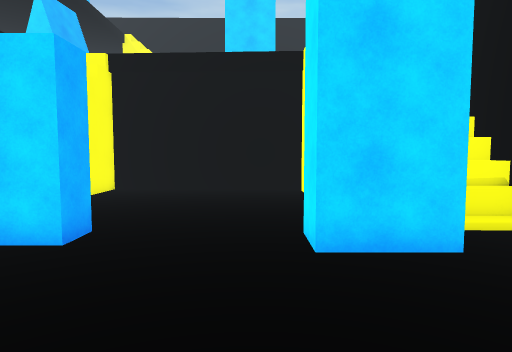
View 1 (above)

12 first-person views from a walk through a Unity game level. The camera is 1.5 m above the floor, tilts 4° down and sees 75° across. The floor is counted in squares, 1 m on a side. Each view is taken from the middle of a square. On the plan, view 1 faces up. The plan holds only what a view shows up to about 15 squares ahead; the rest is blank. The place goes on beyond the plan. The player is left out. Surface patterns are stand-ins for the level's own textures.

View 2
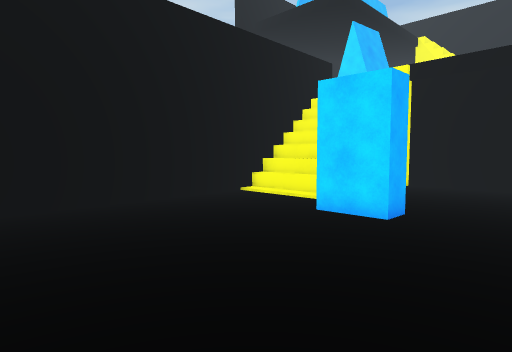

View 3
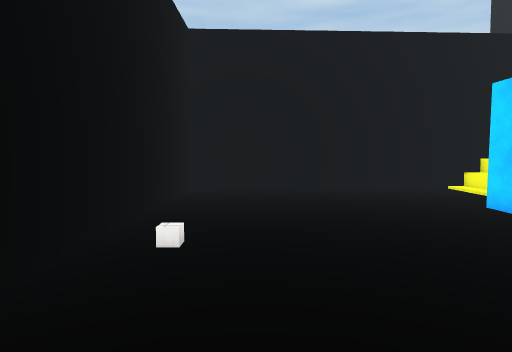

View 4
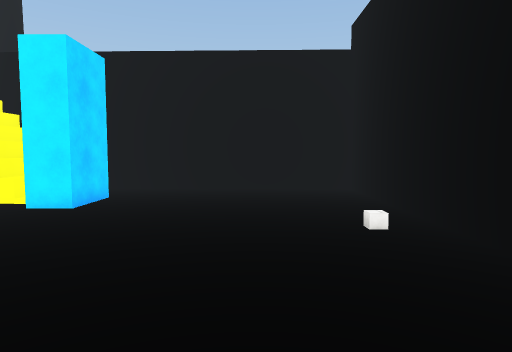

View 5
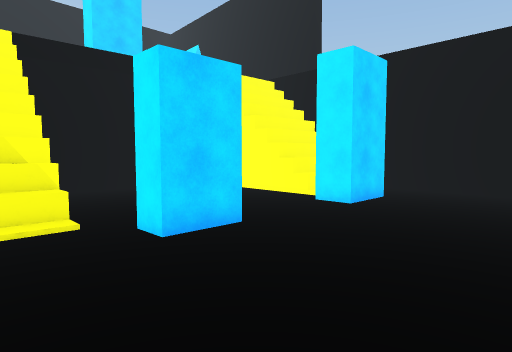

View 6
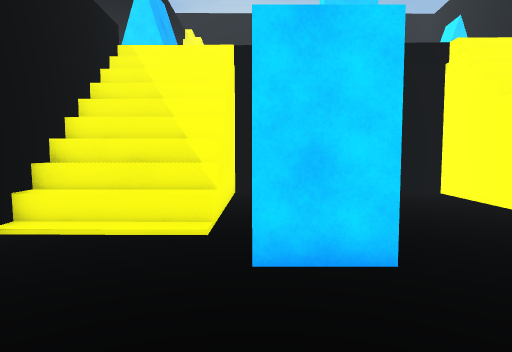

View 7
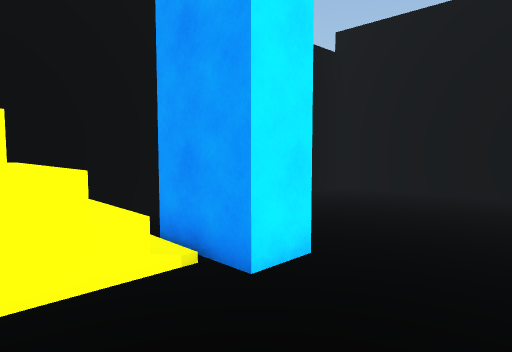

View 8
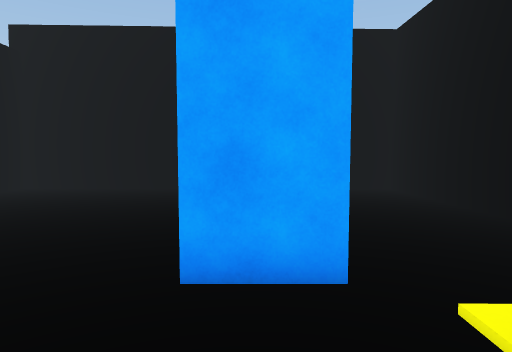

View 9
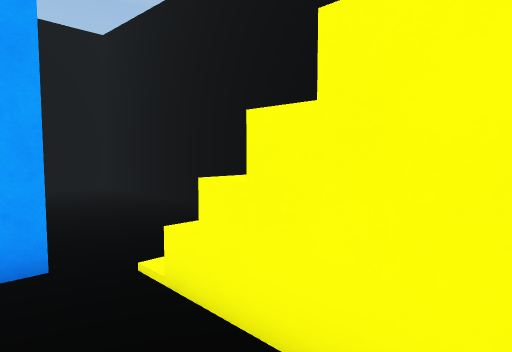

View 10
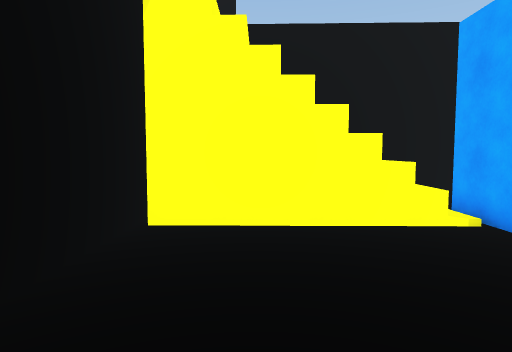

View 11
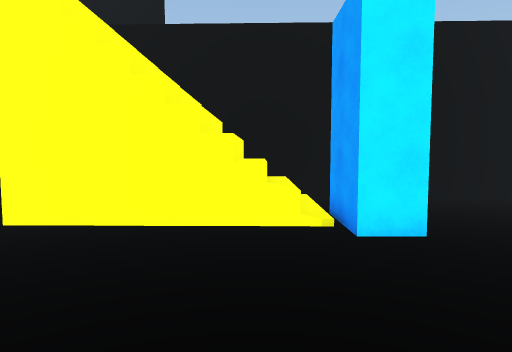

View 12
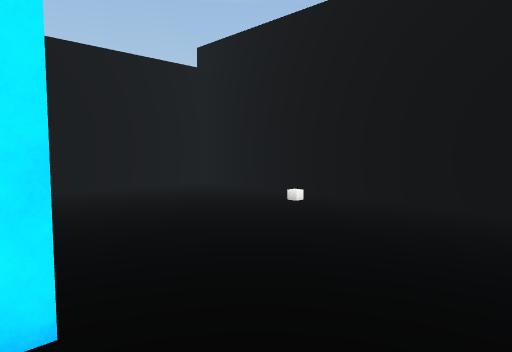

### Floor plan
Key: @ floor where view 1 was taken; # wall or solid block; . floor; ^ raised ledge.
Columns run from 10 left of view 1 to 6 right of it. Each row starts with its distance up from view 1.
 14     ##########
 13     #.......#
 12     #.......#
 11     #.......#
 10     #.......#
  9 #^^^#.......#^ ##
  8 #^^^^.......^^^^#
  7 #...........^^^^#
  6 #....##....###..#
  5 #....##....###..#
  4 #...............#
  3 #...............#
  2 #...............#
  1 #...............#
  0 #.........@.....#
 -1 #...............#
 -2 #...............#
 -3 #...............#
 -4 #################

Positions as (right, up) in squares from view 1, and headings:
1: (0, 0), facing up
2: (0, -2), facing up-left
3: (4, -1), facing left
4: (-8, 0), facing right
5: (-8, 0), facing up-right
6: (-5, 1), facing up
7: (-2, 9), facing down-right
8: (-4, 10), facing down
9: (-4, 11), facing down-left
10: (-5, 11), facing right
11: (-5, 8), facing right
12: (-8, 6), facing down-right
